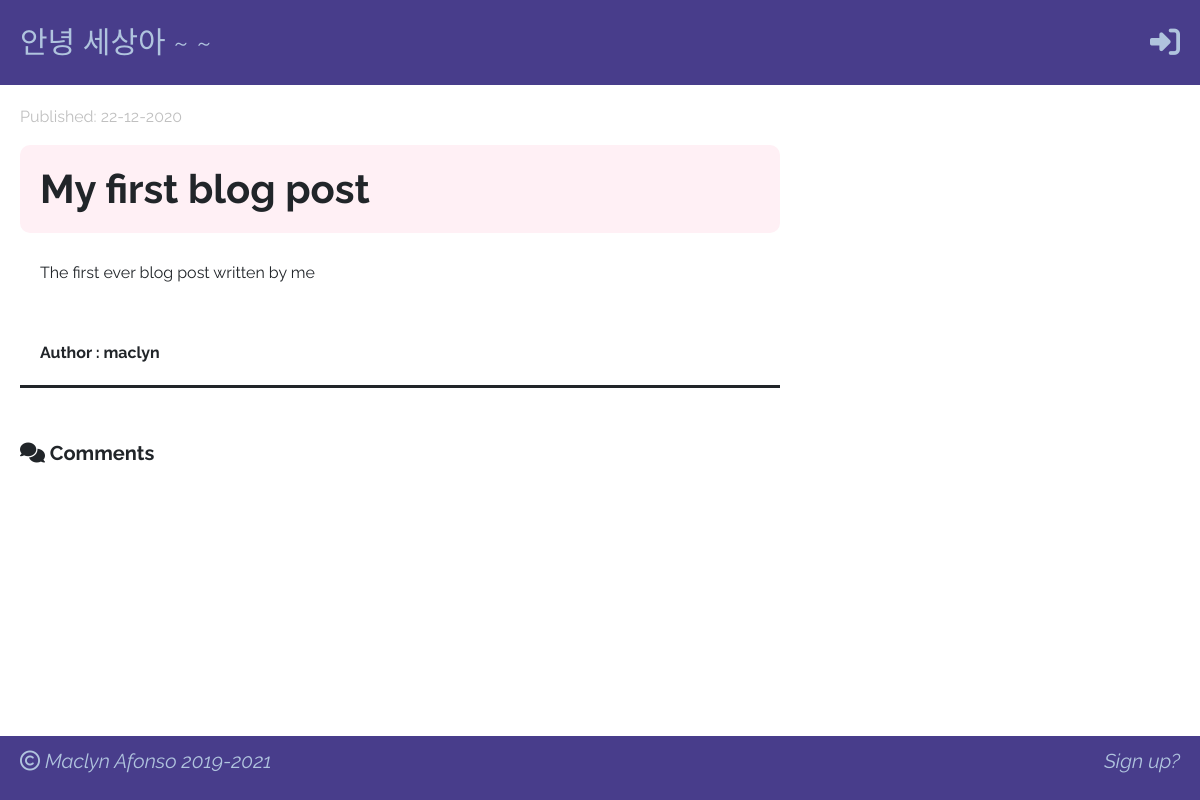
The app's page /post/2/ with its own data.
### blog/models.py (models this page shows, shortened)
class Post(models.Model):
    author = models.ForeignKey('auth.User', on_delete=models.CASCADE)
    title = models.CharField(max_length=250)
    text = models.TextField()
    created_date = models.DateTimeField(default=timezone.now)
    published_date = models.DateTimeField(blank=True, null=True)
    approved = models.BooleanField(default=False)

### blog/views.py (the view)
# urls.py: path('post/<int:primary_key>/', views.post_details, name='post_details'),
def post_details(request, primary_key):
    post = get_object_or_404(Post, pk=primary_key)
    comments = Comment.objects.filter(post=primary_key).order_by('-created_date')
    post_for_front_end = {
        'post_details': post,
        'comments': comments
    }
    return render(request, 'blog/post_details.html', post_for_front_end)

### blog/templates/blog/post_details.html (shortened to what this page needs)
{% extends 'blog/base_page.html' %}
{% block content %}
    <div class="">
        <div class="details-header-row">
            {% if post_details.published_date %}
                <p class="date">Published: {{ post_details.published_date|date:'d-m-Y' }}</p>
            {% endif %}
        </div>
        <h1 class="details-title">{{ post_details.title }}</h1>
        <p class="details-text">{{ post_details.text | linebreaksbr }}</p>
        <p class="details-author">Author : {{ post_details.author }}</p>
        <div class="comments-container">
            <span class="comment-header"><i class="fas fa-comments"></i> Comments</span>
        </div>
    </div>
{% endblock %}

### blog/static/css/style.css (style rules this page uses)
body { font-family: 'Raleway', sans-serif; }
.date { color: silver; }
.details-title { background-color: lavenderblush; border-radius: 10px; font-weight: bold; }
.details-author { font-weight: bold; border-bottom: solid; margin-bottom: 50px; }
.details-title, .details-text, .details-author { padding: 20px; }
.details-header-row { display: flex; justify-content: space-between; }
.comment-header { font-size: 20px; font-weight: bold; }

### records on screen
Post: published_date "22-12-2020", title "My first blog post", text "The first ever blog post written by me", author "maclyn"
